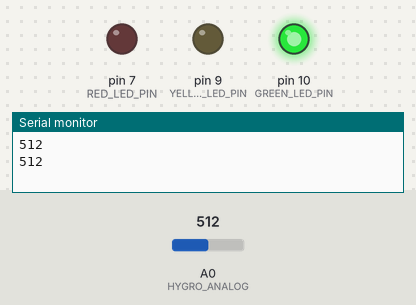
This sketch was run on a simulated Arduino Uno, built with avr-gcc and run on an emulated ATmega328P. Parts: output pins drawn as LEDs (lit = HIGH), the last lines printed to the serial monitor. The test bench sets the inputs (shaded band); at power-on: A0 (HYGRO_ANALOG) = 512.

Above: at 1.2 s.
1.3 s: A0 (HYGRO_ANALOG) set to 106
3.2 s: A0 (HYGRO_ANALOG) set to 93
At 4.9 s:
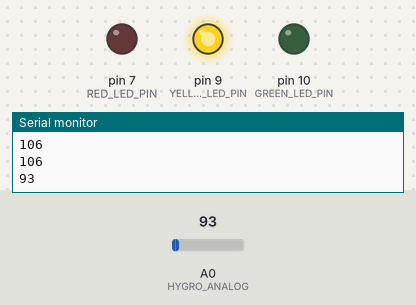
5.5 s: A0 (HYGRO_ANALOG) set to 55
7.2 s: A0 (HYGRO_ANALOG) set to 44
At 9.1 s:
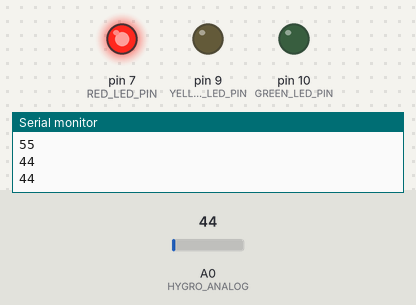
9.5 s: A0 (HYGRO_ANALOG) set to 60
At 10.7 s:
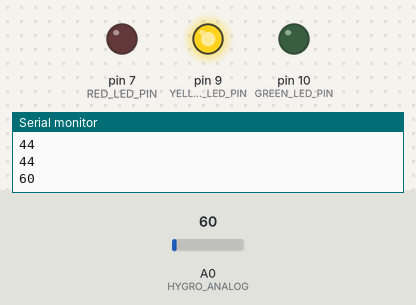
11.5 s: A0 (HYGRO_ANALOG) set to 40
At 13.5 s:
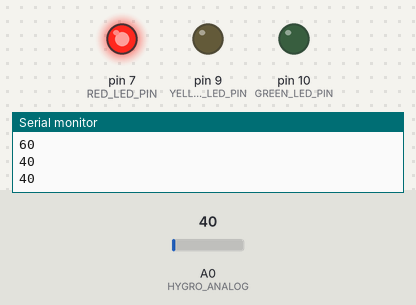
Timing chart, 0 to 14.5 s (numbered marks = the images above; inputs shaded):
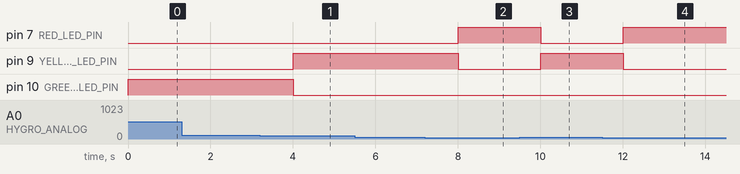

Measured:
- the behaviour switches between 100 and 99 on A0 (HYGRO_ANALOG) (found by bisection; images 0 and 1)
- the behaviour switches between 50 and 49 on A0 (HYGRO_ANALOG) (found by bisection; images 1 and 2)
- after the input at 3.2 s, pin 9 (YELLOW_LED_PIN): LOW → HIGH after 0.80 s; pin 10 (GREEN_LED_PIN): HIGH → LOW after 0.80 s
- after the input at 7.2 s, pin 7 (RED_LED_PIN): LOW → HIGH after 0.80 s; pin 9 (YELLOW_LED_PIN): HIGH → LOW after 0.80 s
- after the input at 9.5 s, pin 7 (RED_LED_PIN): HIGH → LOW after 0.50 s; pin 9 (YELLOW_LED_PIN): LOW → HIGH after 0.50 s
- after the input at 11.5 s, pin 7 (RED_LED_PIN): LOW → HIGH after 0.51 s; pin 9 (YELLOW_LED_PIN): HIGH → LOW after 0.51 s

The sketch:

chapter04.ino
```cpp
const int HYGRO_ANALOG = A0;
const int BAUD_RATE = 9600;
const int SWITCH_DELAY = 1000;

const int RED_LED_PIN = 7;
const int YELLOW_LED_PIN = 9;
const int GREEN_LED_PIN = 10;

void serialPrintAnalog(int value) {
  int sensorValue = analogRead(value);
  Serial.println(sensorValue);
}

void switchLedOnLowHumidityMultipleLevel() {
  int hygroValue = analogRead(HYGRO_ANALOG);

  if (hygroValue < 50) {
    digitalWrite(RED_LED_PIN, HIGH);
    digitalWrite(YELLOW_LED_PIN, LOW);
    digitalWrite(GREEN_LED_PIN, LOW);
  } else if (hygroValue >= 50 && hygroValue < 100) {
    digitalWrite(RED_LED_PIN, LOW);
    digitalWrite(YELLOW_LED_PIN, HIGH);
    digitalWrite(GREEN_LED_PIN, LOW);
  } else {
    digitalWrite(RED_LED_PIN, LOW);
    digitalWrite(YELLOW_LED_PIN, LOW);
    digitalWrite(GREEN_LED_PIN, HIGH);
  }

  delay(SWITCH_DELAY);
}

void setup() {
  pinMode(RED_LED_PIN, OUTPUT);
  pinMode(YELLOW_LED_PIN, OUTPUT);
  pinMode(GREEN_LED_PIN, OUTPUT);

  Serial.begin(BAUD_RATE);
}

void loop() {
  serialPrintAnalog(HYGRO_ANALOG);
  switchLedOnLowHumidityMultipleLevel();
}
```
